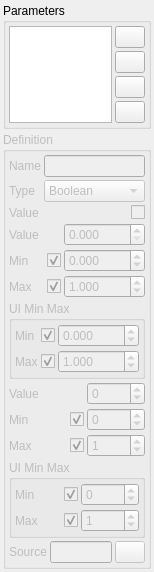
<?xml version="1.0" encoding="UTF-8"?>
<ui version="4.0">
 <class>BasicUIForm</class>
 <widget class="QWidget" name="BasicUIForm">
  <property name="geometry">
   <rect>
    <x>0</x>
    <y>0</y>
    <width>137</width>
    <height>515</height>
   </rect>
  </property>
  <property name="windowTitle">
   <string>Form</string>
  </property>
  <layout class="QVBoxLayout" name="verticalLayout">
   <property name="spacing">
    <number>3</number>
   </property>
   <property name="leftMargin">
    <number>3</number>
   </property>
   <property name="topMargin">
    <number>3</number>
   </property>
   <property name="rightMargin">
    <number>3</number>
   </property>
   <property name="bottomMargin">
    <number>3</number>
   </property>
   <item>
    <widget class="QGroupBox" name="groupBox_2">
     <property name="title">
      <string>Parameters</string>
     </property>
     <layout class="QHBoxLayout" name="horizontalLayout">
      <property name="spacing">
       <number>3</number>
      </property>
      <property name="leftMargin">
       <number>3</number>
      </property>
      <property name="topMargin">
       <number>3</number>
      </property>
      <property name="rightMargin">
       <number>3</number>
      </property>
      <property name="bottomMargin">
       <number>3</number>
      </property>
      <item>
       <widget class="QListWidget" name="uiParameterLIST">
        <property name="palette">
         <palette>
          <active>
           <colorrole role="Highlight">
            <brush brushstyle="SolidPattern">
             <color alpha="255">
              <red>51</red>
              <green>153</green>
              <blue>255</blue>
             </color>
            </brush>
           </colorrole>
          </active>
          <inactive>
           <colorrole role="Highlight">
            <brush brushstyle="SolidPattern">
             <color alpha="255">
              <red>85</red>
              <green>170</green>
              <blue>255</blue>
             </color>
            </brush>
           </colorrole>
          </inactive>
          <disabled>
           <colorrole role="Highlight">
            <brush brushstyle="SolidPattern">
             <color alpha="255">
              <red>51</red>
              <green>153</green>
              <blue>255</blue>
             </color>
            </brush>
           </colorrole>
          </disabled>
         </palette>
        </property>
       </widget>
      </item>
      <item>
       <widget class="QWidget" name="widget_2" native="true">
        <layout class="QVBoxLayout" name="verticalLayout_2">
         <property name="spacing">
          <number>3</number>
         </property>
         <property name="leftMargin">
          <number>0</number>
         </property>
         <property name="topMargin">
          <number>0</number>
         </property>
         <property name="rightMargin">
          <number>0</number>
         </property>
         <property name="bottomMargin">
          <number>0</number>
         </property>
         <item>
          <widget class="QPushButton" name="uiAddBTN">
           <property name="maximumSize">
            <size>
             <width>30</width>
             <height>16777215</height>
            </size>
           </property>
           <property name="text">
            <string/>
           </property>
          </widget>
         </item>
         <item>
          <widget class="QPushButton" name="uiDeleteBTN">
           <property name="maximumSize">
            <size>
             <width>30</width>
             <height>16777215</height>
            </size>
           </property>
           <property name="text">
            <string/>
           </property>
          </widget>
         </item>
         <item>
          <widget class="QPushButton" name="uiUpBTN">
           <property name="maximumSize">
            <size>
             <width>30</width>
             <height>16777215</height>
            </size>
           </property>
           <property name="text">
            <string/>
           </property>
          </widget>
         </item>
         <item>
          <widget class="QPushButton" name="uiDownBTN">
           <property name="maximumSize">
            <size>
             <width>30</width>
             <height>16777215</height>
            </size>
           </property>
           <property name="text">
            <string/>
           </property>
          </widget>
         </item>
         <item>
          <spacer name="verticalSpacer_2">
           <property name="orientation">
            <enum>Qt::Vertical</enum>
           </property>
           <property name="sizeHint" stdset="0">
            <size>
             <width>20</width>
             <height>40</height>
            </size>
           </property>
          </spacer>
         </item>
        </layout>
       </widget>
      </item>
     </layout>
    </widget>
   </item>
   <item>
    <widget class="QGroupBox" name="uiDefinitionGRP">
     <property name="enabled">
      <bool>false</bool>
     </property>
     <property name="title">
      <string>Definition</string>
     </property>
     <layout class="QVBoxLayout" name="verticalLayout_3">
      <property name="spacing">
       <number>3</number>
      </property>
      <property name="leftMargin">
       <number>3</number>
      </property>
      <property name="topMargin">
       <number>3</number>
      </property>
      <property name="rightMargin">
       <number>3</number>
      </property>
      <property name="bottomMargin">
       <number>3</number>
      </property>
      <item>
       <widget class="QWidget" name="widget" native="true">
        <layout class="QGridLayout" name="gridLayout">
         <property name="leftMargin">
          <number>0</number>
         </property>
         <property name="topMargin">
          <number>0</number>
         </property>
         <property name="rightMargin">
          <number>0</number>
         </property>
         <property name="bottomMargin">
          <number>0</number>
         </property>
         <property name="spacing">
          <number>3</number>
         </property>
         <item row="0" column="0">
          <widget class="QLabel" name="label">
           <property name="text">
            <string>Name</string>
           </property>
          </widget>
         </item>
         <item row="0" column="1">
          <widget class="QLineEdit" name="uiNameLINE"/>
         </item>
         <item row="1" column="0">
          <widget class="QLabel" name="label_2">
           <property name="text">
            <string>Type</string>
           </property>
          </widget>
         </item>
         <item row="1" column="1">
          <widget class="QComboBox" name="uiTypeCBOX">
           <item>
            <property name="text">
             <string>Boolean</string>
            </property>
           </item>
           <item>
            <property name="text">
             <string>Float</string>
            </property>
           </item>
           <item>
            <property name="text">
             <string>Integer</string>
            </property>
           </item>
           <item>
            <property name="text">
             <string>Proxy</string>
            </property>
           </item>
          </widget>
         </item>
        </layout>
       </widget>
      </item>
      <item>
       <widget class="QWidget" name="uiBooleanDefinitionWDG" native="true">
        <property name="layoutDirection">
         <enum>Qt::LeftToRight</enum>
        </property>
        <layout class="QHBoxLayout" name="horizontalLayout_2">
         <property name="spacing">
          <number>3</number>
         </property>
         <property name="leftMargin">
          <number>0</number>
         </property>
         <property name="topMargin">
          <number>0</number>
         </property>
         <property name="rightMargin">
          <number>0</number>
         </property>
         <property name="bottomMargin">
          <number>0</number>
         </property>
         <item>
          <widget class="QLabel" name="label_3">
           <property name="text">
            <string>Value</string>
           </property>
          </widget>
         </item>
         <item>
          <widget class="QCheckBox" name="uiBooleanValueCHK">
           <property name="layoutDirection">
            <enum>Qt::RightToLeft</enum>
           </property>
           <property name="text">
            <string/>
           </property>
          </widget>
         </item>
        </layout>
       </widget>
      </item>
      <item>
       <widget class="QWidget" name="uiFloatDefinitionWDG" native="true">
        <layout class="QGridLayout" name="gridLayout_3">
         <property name="leftMargin">
          <number>0</number>
         </property>
         <property name="topMargin">
          <number>0</number>
         </property>
         <property name="rightMargin">
          <number>0</number>
         </property>
         <property name="bottomMargin">
          <number>0</number>
         </property>
         <property name="spacing">
          <number>3</number>
         </property>
         <item row="0" column="2">
          <widget class="QDoubleSpinBox" name="uiFloatValueSPN">
           <property name="decimals">
            <number>3</number>
           </property>
          </widget>
         </item>
         <item row="1" column="0">
          <widget class="QLabel" name="label_5">
           <property name="text">
            <string>Min</string>
           </property>
          </widget>
         </item>
         <item row="1" column="1">
          <widget class="QCheckBox" name="uiFloatHasMinCHK">
           <property name="layoutDirection">
            <enum>Qt::RightToLeft</enum>
           </property>
           <property name="text">
            <string/>
           </property>
           <property name="checked">
            <bool>true</bool>
           </property>
          </widget>
         </item>
         <item row="1" column="2">
          <widget class="QDoubleSpinBox" name="uiFloatMinSPN">
           <property name="decimals">
            <number>3</number>
           </property>
           <property name="minimum">
            <double>-9999.000000000000000</double>
           </property>
           <property name="maximum">
            <double>9999.000000000000000</double>
           </property>
          </widget>
         </item>
         <item row="2" column="0">
          <widget class="QLabel" name="label_6">
           <property name="text">
            <string>Max</string>
           </property>
          </widget>
         </item>
         <item row="2" column="1">
          <widget class="QCheckBox" name="uiFloatHasMaxCHK">
           <property name="layoutDirection">
            <enum>Qt::RightToLeft</enum>
           </property>
           <property name="text">
            <string/>
           </property>
           <property name="checked">
            <bool>true</bool>
           </property>
          </widget>
         </item>
         <item row="2" column="2">
          <widget class="QDoubleSpinBox" name="uiFloatMaxSPN">
           <property name="decimals">
            <number>3</number>
           </property>
           <property name="minimum">
            <double>-9999.000000000000000</double>
           </property>
           <property name="maximum">
            <double>9999.000000000000000</double>
           </property>
           <property name="value">
            <double>1.000000000000000</double>
           </property>
          </widget>
         </item>
         <item row="3" column="0" colspan="3">
          <widget class="QGroupBox" name="uiFloatHasUIMinMaxGRP">
           <property name="title">
            <string>UI Min Max</string>
           </property>
           <property name="checkable">
            <bool>false</bool>
           </property>
           <property name="checked">
            <bool>false</bool>
           </property>
           <layout class="QGridLayout" name="gridLayout_2">
            <property name="leftMargin">
             <number>3</number>
            </property>
            <property name="topMargin">
             <number>3</number>
            </property>
            <property name="rightMargin">
             <number>3</number>
            </property>
            <property name="bottomMargin">
             <number>3</number>
            </property>
            <property name="spacing">
             <number>3</number>
            </property>
            <item row="0" column="0">
             <widget class="QLabel" name="label_7">
              <property name="text">
               <string>Min</string>
              </property>
             </widget>
            </item>
            <item row="0" column="1">
             <widget class="QCheckBox" name="uiFloatHasUIMinCHK">
              <property name="layoutDirection">
               <enum>Qt::RightToLeft</enum>
              </property>
              <property name="text">
               <string/>
              </property>
              <property name="checked">
               <bool>true</bool>
              </property>
             </widget>
            </item>
            <item row="0" column="2">
             <widget class="QDoubleSpinBox" name="uiFloatUIMinSPN">
              <property name="decimals">
               <number>3</number>
              </property>
              <property name="minimum">
               <double>-9999.000000000000000</double>
              </property>
              <property name="maximum">
               <double>9999.000000000000000</double>
              </property>
             </widget>
            </item>
            <item row="1" column="0">
             <widget class="QLabel" name="label_8">
              <property name="text">
               <string>Max</string>
              </property>
             </widget>
            </item>
            <item row="1" column="1">
             <widget class="QCheckBox" name="uiFloatHasUIMaxCHK">
              <property name="layoutDirection">
               <enum>Qt::RightToLeft</enum>
              </property>
              <property name="text">
               <string/>
              </property>
              <property name="checked">
               <bool>true</bool>
              </property>
             </widget>
            </item>
            <item row="1" column="2">
             <widget class="QDoubleSpinBox" name="uiFloatUIMaxSPN">
              <property name="decimals">
               <number>3</number>
              </property>
              <property name="minimum">
               <double>-9999.000000000000000</double>
              </property>
              <property name="maximum">
               <double>9999.000000000000000</double>
              </property>
              <property name="value">
               <double>1.000000000000000</double>
              </property>
             </widget>
            </item>
           </layout>
          </widget>
         </item>
         <item row="0" column="0" colspan="2">
          <widget class="QLabel" name="label_4">
           <property name="text">
            <string>Value</string>
           </property>
          </widget>
         </item>
        </layout>
       </widget>
      </item>
      <item>
       <widget class="QWidget" name="uiIntegerDefinitionWDG" native="true">
        <layout class="QGridLayout" name="gridLayout_4">
         <property name="leftMargin">
          <number>0</number>
         </property>
         <property name="topMargin">
          <number>0</number>
         </property>
         <property name="rightMargin">
          <number>0</number>
         </property>
         <property name="bottomMargin">
          <number>0</number>
         </property>
         <property name="spacing">
          <number>3</number>
         </property>
         <item row="1" column="0">
          <widget class="QLabel" name="label_9">
           <property name="text">
            <string>Min</string>
           </property>
          </widget>
         </item>
         <item row="1" column="1">
          <widget class="QCheckBox" name="uiIntegerHasMinCHK">
           <property name="layoutDirection">
            <enum>Qt::RightToLeft</enum>
           </property>
           <property name="text">
            <string/>
           </property>
           <property name="checked">
            <bool>true</bool>
           </property>
          </widget>
         </item>
         <item row="2" column="0">
          <widget class="QLabel" name="label_10">
           <property name="text">
            <string>Max</string>
           </property>
          </widget>
         </item>
         <item row="2" column="1">
          <widget class="QCheckBox" name="uiIntegerHasMaxCHK">
           <property name="layoutDirection">
            <enum>Qt::RightToLeft</enum>
           </property>
           <property name="text">
            <string/>
           </property>
           <property name="checked">
            <bool>true</bool>
           </property>
          </widget>
         </item>
         <item row="3" column="0" colspan="3">
          <widget class="QGroupBox" name="uiIntegerHasUIMinMaxGRP">
           <property name="title">
            <string>UI Min Max</string>
           </property>
           <property name="checkable">
            <bool>false</bool>
           </property>
           <property name="checked">
            <bool>false</bool>
           </property>
           <layout class="QGridLayout" name="gridLayout_5">
            <property name="leftMargin">
             <number>3</number>
            </property>
            <property name="topMargin">
             <number>3</number>
            </property>
            <property name="rightMargin">
             <number>3</number>
            </property>
            <property name="bottomMargin">
             <number>3</number>
            </property>
            <property name="spacing">
             <number>3</number>
            </property>
            <item row="0" column="0">
             <widget class="QLabel" name="label_11">
              <property name="text">
               <string>Min</string>
              </property>
             </widget>
            </item>
            <item row="0" column="1">
             <widget class="QCheckBox" name="uiIntegerHasUIMinCHK">
              <property name="layoutDirection">
               <enum>Qt::RightToLeft</enum>
              </property>
              <property name="text">
               <string/>
              </property>
              <property name="checked">
               <bool>true</bool>
              </property>
             </widget>
            </item>
            <item row="1" column="0">
             <widget class="QLabel" name="label_12">
              <property name="text">
               <string>Max</string>
              </property>
             </widget>
            </item>
            <item row="1" column="1">
             <widget class="QCheckBox" name="uiIntegerHasUIMaxCHK">
              <property name="layoutDirection">
               <enum>Qt::RightToLeft</enum>
              </property>
              <property name="text">
               <string/>
              </property>
              <property name="checked">
               <bool>true</bool>
              </property>
             </widget>
            </item>
            <item row="0" column="2">
             <widget class="QSpinBox" name="uiIntegerUIMinSPN">
              <property name="minimum">
               <number>-9999</number>
              </property>
              <property name="maximum">
               <number>9999</number>
              </property>
             </widget>
            </item>
            <item row="1" column="2">
             <widget class="QSpinBox" name="uiIntegerUIMaxSPN">
              <property name="minimum">
               <number>-9999</number>
              </property>
              <property name="maximum">
               <number>9999</number>
              </property>
              <property name="value">
               <number>1</number>
              </property>
             </widget>
            </item>
           </layout>
          </widget>
         </item>
         <item row="0" column="0" colspan="2">
          <widget class="QLabel" name="label_13">
           <property name="text">
            <string>Value</string>
           </property>
          </widget>
         </item>
         <item row="0" column="2">
          <widget class="QSpinBox" name="uiIntegerValueSPN">
           <property name="minimum">
            <number>-9999</number>
           </property>
           <property name="maximum">
            <number>9999</number>
           </property>
          </widget>
         </item>
         <item row="1" column="2">
          <widget class="QSpinBox" name="uiIntegerMinSPN">
           <property name="minimum">
            <number>-9999</number>
           </property>
           <property name="maximum">
            <number>9999</number>
           </property>
          </widget>
         </item>
         <item row="2" column="2">
          <widget class="QSpinBox" name="uiIntegerMaxSPN">
           <property name="minimum">
            <number>-9999</number>
           </property>
           <property name="maximum">
            <number>9999</number>
           </property>
           <property name="value">
            <number>1</number>
           </property>
          </widget>
         </item>
        </layout>
       </widget>
      </item>
      <item>
       <widget class="QWidget" name="uiProxyDefinitionWDG" native="true">
        <layout class="QHBoxLayout" name="horizontalLayout_3">
         <property name="spacing">
          <number>3</number>
         </property>
         <property name="leftMargin">
          <number>0</number>
         </property>
         <property name="topMargin">
          <number>0</number>
         </property>
         <property name="rightMargin">
          <number>0</number>
         </property>
         <property name="bottomMargin">
          <number>0</number>
         </property>
         <item>
          <widget class="QLabel" name="label_14">
           <property name="text">
            <string>Source</string>
           </property>
          </widget>
         </item>
         <item>
          <widget class="QLineEdit" name="uiProxyValueLINE"/>
         </item>
         <item>
          <widget class="QPushButton" name="uiPickProxyBTN">
           <property name="maximumSize">
            <size>
             <width>30</width>
             <height>16777215</height>
            </size>
           </property>
           <property name="text">
            <string/>
           </property>
          </widget>
         </item>
        </layout>
       </widget>
      </item>
     </layout>
    </widget>
   </item>
   <item>
    <spacer name="verticalSpacer">
     <property name="orientation">
      <enum>Qt::Vertical</enum>
     </property>
     <property name="sizeHint" stdset="0">
      <size>
       <width>20</width>
       <height>40</height>
      </size>
     </property>
    </spacer>
   </item>
  </layout>
 </widget>
 <resources/>
 <connections>
  <connection>
   <sender>uiFloatHasMinCHK</sender>
   <signal>clicked(bool)</signal>
   <receiver>uiFloatMinSPN</receiver>
   <slot>setEnabled(bool)</slot>
   <hints>
    <hint type="sourcelabel">
     <x>440</x>
     <y>332</y>
    </hint>
    <hint type="destinationlabel">
     <x>493</x>
     <y>330</y>
    </hint>
   </hints>
  </connection>
  <connection>
   <sender>uiFloatHasMaxCHK</sender>
   <signal>clicked(bool)</signal>
   <receiver>uiFloatMaxSPN</receiver>
   <slot>setEnabled(bool)</slot>
   <hints>
    <hint type="sourcelabel">
     <x>439</x>
     <y>354</y>
    </hint>
    <hint type="destinationlabel">
     <x>465</x>
     <y>353</y>
    </hint>
   </hints>
  </connection>
  <connection>
   <sender>uiFloatHasUIMinCHK</sender>
   <signal>clicked(bool)</signal>
   <receiver>uiFloatUIMinSPN</receiver>
   <slot>setEnabled(bool)</slot>
   <hints>
    <hint type="sourcelabel">
     <x>439</x>
     <y>393</y>
    </hint>
    <hint type="destinationlabel">
     <x>471</x>
     <y>394</y>
    </hint>
   </hints>
  </connection>
  <connection>
   <sender>uiFloatHasUIMaxCHK</sender>
   <signal>clicked(bool)</signal>
   <receiver>uiFloatUIMaxSPN</receiver>
   <slot>setEnabled(bool)</slot>
   <hints>
    <hint type="sourcelabel">
     <x>437</x>
     <y>417</y>
    </hint>
    <hint type="destinationlabel">
     <x>454</x>
     <y>416</y>
    </hint>
   </hints>
  </connection>
  <connection>
   <sender>uiIntegerHasMinCHK</sender>
   <signal>clicked(bool)</signal>
   <receiver>uiIntegerMinSPN</receiver>
   <slot>setEnabled(bool)</slot>
   <hints>
    <hint type="sourcelabel">
     <x>442</x>
     <y>468</y>
    </hint>
    <hint type="destinationlabel">
     <x>475</x>
     <y>468</y>
    </hint>
   </hints>
  </connection>
  <connection>
   <sender>uiIntegerHasMaxCHK</sender>
   <signal>clicked(bool)</signal>
   <receiver>uiIntegerMaxSPN</receiver>
   <slot>setEnabled(bool)</slot>
   <hints>
    <hint type="sourcelabel">
     <x>440</x>
     <y>489</y>
    </hint>
    <hint type="destinationlabel">
     <x>462</x>
     <y>491</y>
    </hint>
   </hints>
  </connection>
  <connection>
   <sender>uiIntegerHasUIMinCHK</sender>
   <signal>clicked(bool)</signal>
   <receiver>uiIntegerUIMinSPN</receiver>
   <slot>setEnabled(bool)</slot>
   <hints>
    <hint type="sourcelabel">
     <x>442</x>
     <y>528</y>
    </hint>
    <hint type="destinationlabel">
     <x>499</x>
     <y>528</y>
    </hint>
   </hints>
  </connection>
  <connection>
   <sender>uiIntegerHasUIMaxCHK</sender>
   <signal>clicked(bool)</signal>
   <receiver>uiIntegerUIMaxSPN</receiver>
   <slot>setEnabled(bool)</slot>
   <hints>
    <hint type="sourcelabel">
     <x>441</x>
     <y>556</y>
    </hint>
    <hint type="destinationlabel">
     <x>465</x>
     <y>556</y>
    </hint>
   </hints>
  </connection>
 </connections>
</ui>
